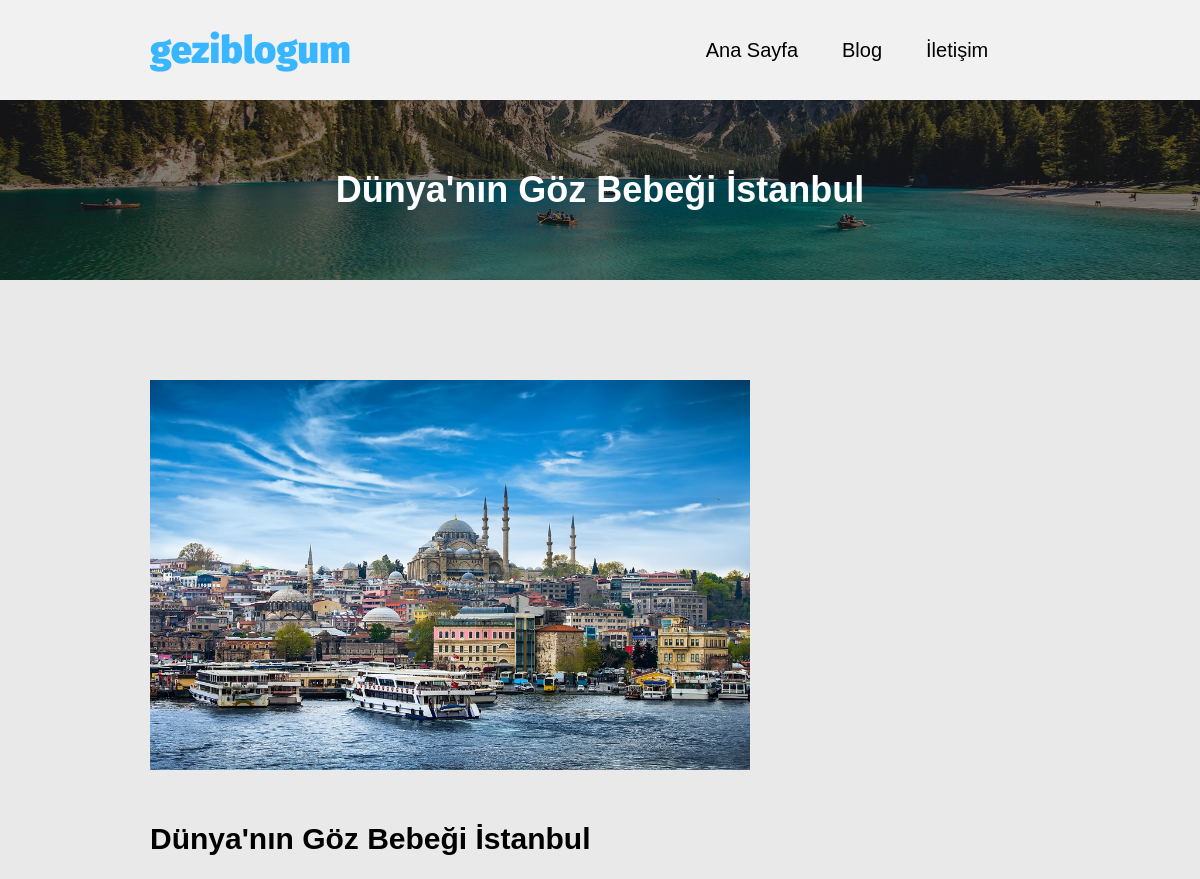
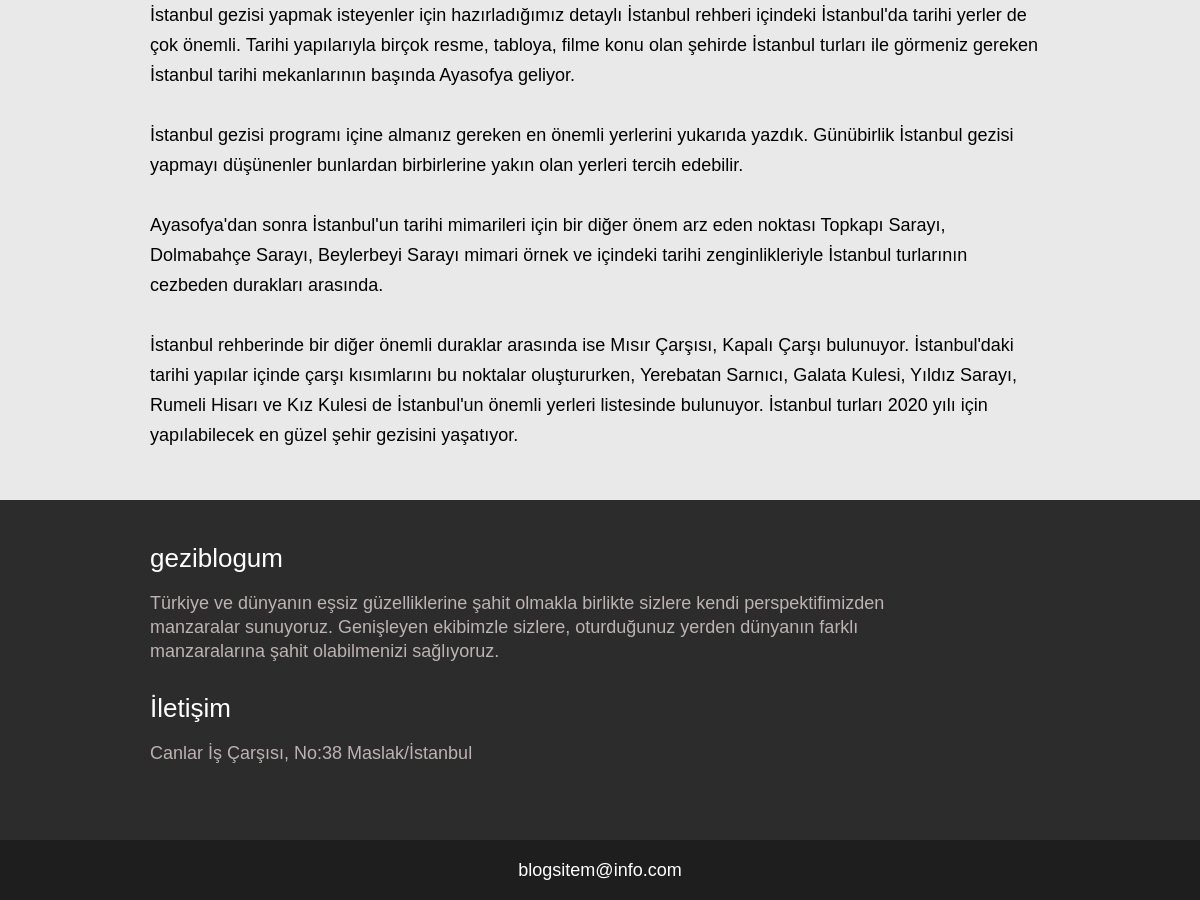
Screenshot of /blog-view.php?id=3 with the database file from the repository (2 pictures, top to bottom).
### tables this page shows
CREATE TABLE `blog` (
  `id` int(10) UNSIGNED NOT NULL,
  `header` varchar(150) NOT NULL,
  `content` longtext NOT NULL,
  `date` datetime NOT NULL,
  `file_name` varchar(100) NOT NULL
);

### blog-view.php (the view, shortened to what this page needs)
<!doctype html>
<html lang="tr-TR">
<head>
    <link rel="stylesheet" href="assets/css/style.css">
</head>
<body>
<div class="wrapper">
    <div class="header-wrap">
        <div class="left-header-wrap">
            <a href="index.php"><h1 class="txt-logo">geziblogum</h1></a>
        </div>
        <div class="right-header-wrap">
            <nav class="nav">
                <a href="index.php">Ana Sayfa</a>
                <a href="blog.php">Blog</a>
                <a href="#footer">İletişim</a>
            </nav>
        </div>
    </div>
    <?php
        include_once "panel/config.php";
        $id = $_GET["id"];
        $sql = mysqli_query($connect, "SELECT * FROM blog WHERE id='$id'");
        if($sql) {
            $blogNum = mysqli_num_rows($sql);
            if($blogNum>0) {
                $blogData = mysqli_fetch_assoc($sql);
            }else {
                echo "Kayıt Yok!";
            }
        }else {
            echo "Sorgu Hatası!";
        }
    ?>
    <div class="main-wrap">
        <div class="intro-blog">
            <h2><?php echo $blogData["header"]; ?></h2>
        </div>
        <div class="content">
            <div class="blog-content-main">
                <img src="assets/images/blog/<?php echo $blogData['file_name']?>" class="blog-img">
                <h2><?php echo $blogData["header"]; ?></h2>
                <p class="bcm-blog-content"><?php echo strip_tags($blogData["content"]); ?></p>
            </div>
        </div>
        <footer class="footer" id="footer">
            <div class="top-footer">
                <div class="left-side">
                    <h3>geziblogum</h3>
                    <p>Türkiye ve dünyanın eşsiz güzelliklerine şahit olmakla birlikte sizlere kendi perspektifimizden manzaralar sunuyoruz. Genişleyen ekibimzle sizlere, oturduğunuz yerden dünyanın farklı manzaralarına şahit olabilmenizi sağlıyoruz.</p>
                </div>
                <div class="right-side">
                    <h3>İletişim</h3>
                    <p>Canlar İş Çarşısı, No:38 Maslak/İstanbul</p>
                </div>
            </div>
            <div class="bottom-footer">
                <p class="bottom-text">blogsitem@info.com</p>
            </div>
        </footer>
    </div>
</div>
</body>
</html>

### assets/css/style.css (style rules this page uses)
* { margin: 0; padding: 0; list-style: none; text-decoration: none; }
.wrapper { width: 100%; background-color: #faf2f2; }
.header-wrap { width: 100%; height: 100px; display: flex; align-items: center; background-color: #f1f1f1; position: fixed; z-index: 1; }
.left-header-wrap { width: 50%; padding-left: 150px; box-sizing: border-box; height: 100%; display: flex; align-items: center; }
.right-header-wrap { width: 50%; padding-left: 150px; height: 100%; display: flex; align-items: center; }
.txt-logo { font: 900 38px/1em 'Fira Sans', sans-serif; color: #38b6ff; user-select: none; display: flex; text-decoration: unset; }
.nav a { margin: 0 20px 0 20px; color: #000; font: 500 20px/1em 'Century Gothic', sans-serif; transition: all .3s; text-decoration: none; }
.main-wrap { width: 100%; }
.content { width: 100%; float: left; background-color: #e9e9e9; padding-top: 50px; }
.footer { width: 100%; height: 400px; background-color: #2c2c2c; float: left; }
.top-footer { width: 100%; height: 340px; float: left; box-sizing: border-box; padding: 50px 20px 0 150px; }
.bottom-footer { width: 100%; height: 60px; background-color: #1e1e1e; float: left; display: flex; justify-content: center; align-items: center; }
.left-side { width: 75%; height: 150px; }
.left-side h3 { font: 200 26px/1rem "Trebuchet MS", sans-serif; color: #fff; }
.left-side p { font: 200 18px/1.50rem "Trebuchet MS", sans-serif; margin-top: 25px; color: #beb2b2; }
.right-side { width: 75%; height: 150px; }
.right-side h3 { font: 200 26px/1rem "Trebuchet MS", sans-serif; color: #fff; }
.right-side p { font: 200 18px/1.50rem "Trebuchet MS", sans-serif; margin-top: 25px; color: #beb2b2; }
.bottom-footer p { font: 200 18px/1.50rem "Trebuchet MS", sans-serif; color: #fff; }
.intro-blog { width: 100%; height: 280px; background: linear-gradient(rgba(0,0,0,0.5), rgba(0,0,0,0.5)), url("../images/intro-blog.jpg"); background-size: cover; background-position: 0% 45%; display: flex; justify-content: center; align-items: center; flex-direction: column; }
.intro-blog h2 { font: 900 36px/1em 'Century Gothic', sans-serif; color: #fff; user-select: none; float: left; margin-top: 100px; }
.blog-content-main { width: 100%; box-sizing: border-box; padding: 50px 150px 50px 150px; }
.blog-content-main h2 { font: 900 30px/1em 'Century Gothic', sans-serif; color: #000; margin-bottom: 25px; }
.bcm-blog-content { font: 200 18px TrebucMS, sans-serif; color: #000; line-height: 30px; max-width: 1200px; white-space: pre-wrap; }
.blog-img { width: 600px; margin-bottom: 50px; }

### rows the page displays
blog: header "Dünya'nın Göz Bebeği İstanbul", file_name (picture), content "İstanbul gezisi yapmak isteyenler için hazırladığımız detaylı İstanbul rehberi içindeki İstanbul'da tarihi yerler de çok önemli. Tarihi yapılarıyla birçok resme, tabloya, filme konu olan şehirde İstanbul turları ile görmeniz gereken İstanbul tarihi mekanlarının başında Ayasofya geliyor. İstanbul gezisi programı içine almanız gereken en önemli yerlerini yukarıda yazdık. Günübirlik İstanbul gezisi yapmayı düşünenler bunlardan birbirlerine yakın olan yerleri tercih edebilir. Ayasofya'dan sonra İstanbul'un tarihi mimarileri için bir diğer önem arz eden noktası Topkapı Sarayı, Dolmabahçe Sarayı, Beylerbeyi Sarayı mimari örnek ve içindeki tarihi zenginlikleriyle İstanbul turlarının cezbeden…"
